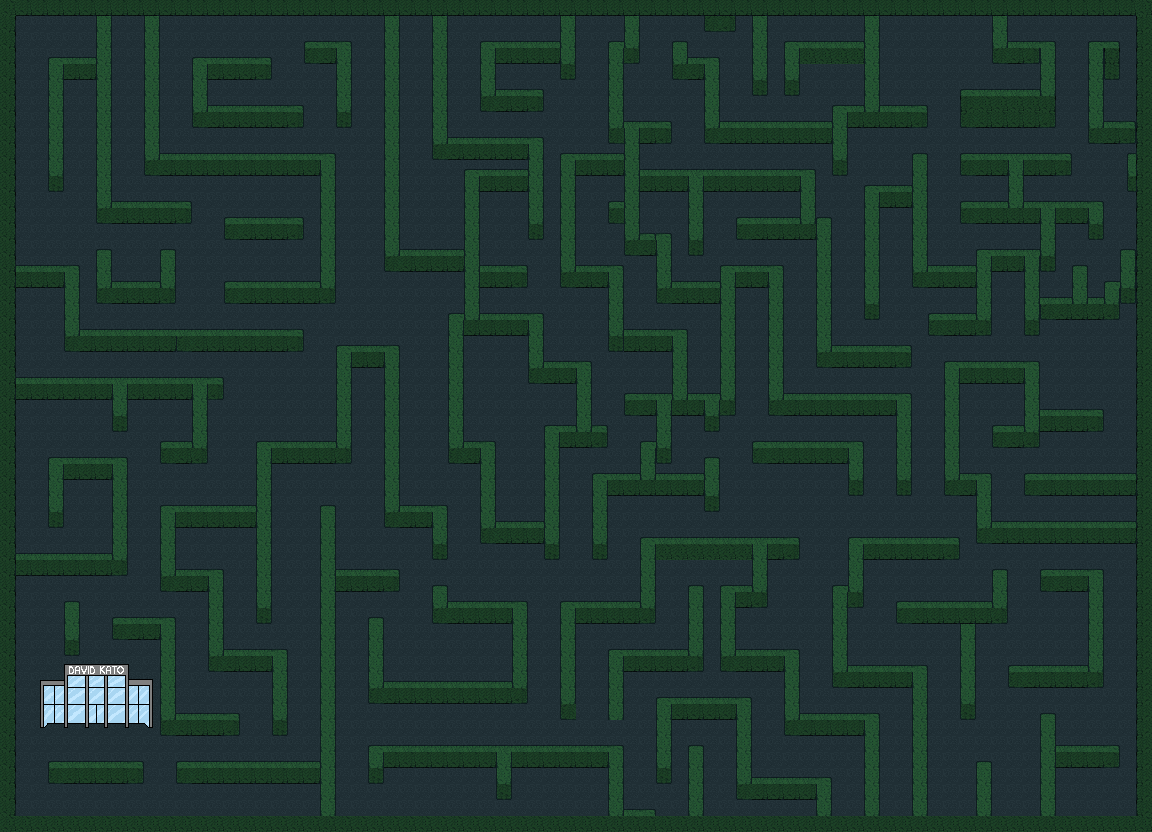

A level layout from a 2D game, rendered from its tile map. Below: a short description, then the map file with tile-grid data replaced by summaries:
An orthogonal 72x52 tile map with 16x16 px tiles, 3 tile layers (background, hedge, finish), 2 tilesets.

<map version="1.10" tiledversion="1.11.2" orientation="orthogonal" renderorder="right-down" width="72" height="52" tilewidth="16" tileheight="16" infinite="0" nextlayerid="4" nextobjectid="1">
 <tileset firstgid="1" name="tileset" tilewidth="16" tileheight="16" tilecount="36" columns="6">
  <image source="tileset.png" width="96" height="96" />
 </tileset>
 <tileset firstgid="37" name="finish" tilewidth="16" tileheight="16" tilecount="64" columns="8">
  <image source="exitBuilding.png" width="128" height="128" />
 </tileset>
 <layer id="1" name="background" width="72" height="52">
  <data>[3744 cells, 3744 non-empty, 1 distinct tile ids]</data>
 </layer>
 <layer id="2" name="hedge" width="72" height="52">
  <data>[3744 cells, 1667 non-empty, 19 distinct tile ids]</data>
 </layer>
 <layer id="3" name="finish" width="72" height="52">
  <data>[3744 cells, 40 non-empty, 40 distinct tile ids]</data>
 </layer>
</map>
